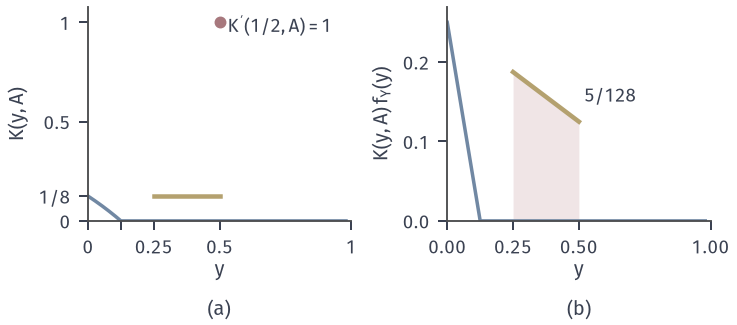

This chart was generated by the following Python code:
"""Versions of y->K(y,A), A=[0,1/8], triangle model.
(a) density version (blue), one-point change at y=1/2 (red), change on [1/4,1/2] to Unif(0,1) giving 1/8 (yellow).
(b) integrands K(y,A) f_Y(y): the yellow change adds int_{1/4}^{1/2} (1/8)2(1-y)dy = 5/128 (light red)."""
from pathlib import Path
import sys
sys.path.insert(0, str(Path(__file__).resolve().parents[1]/"cdis-common"))
from common import *
from matplotlib.colors import LinearSegmentedColormap
HERE = Path(__file__).resolve().parent
fig, (a, b) = figure(width_mm=104, height_mm=46, ncols=2)
y = np.linspace(0, 0.98, 800)
K = tri_kernel(y, 0, 0.125)
for ax, fac in ((a, np.ones_like(y)), (b, 2*(1 - y))):
    ax.plot(y, K*fac, color=BLUE, lw=1.4)
seg = np.linspace(0.25, 0.5, 100)
a.plot(seg, np.full_like(seg, 0.125), color=YELLOW, lw=1.8)
a.scatter([0.5], [1.0], s=16, color=RED, zorder=4)
a.text(0.53, 0.95, '$K\'(1/2,A)=1$', fontsize=7.5)
a.set_xlim(0, 1); a.set_ylim(0, 1.08); a.set_xticks([0, 0.125, 0.25, 0.5, 1]); a.set_xticklabels(['0', '', '0.25', '0.5', '1'])
a.set_yticks([0, 0.125, 0.5, 1]); a.set_yticklabels(['0', '1/8', '0.5', '1'])
a.set_xlabel('$y$', labelpad=1); a.set_ylabel('$K(y,A)$')
b.fill_between(seg, 0, 0.125*2*(1 - seg), color=RED_FILL, lw=0)
b.plot(seg, 0.125*2*(1 - seg), color=YELLOW, lw=1.8)
b.plot(y, 0.12*(1 - y)*2 + 0, color='none')
b.text(0.52, 0.15, '$5/128$', fontsize=7.5)
b.set_xlim(0, 1); b.set_ylim(0, 0.27); b.set_xticks([0, 0.25, 0.5, 1]); b.set_yticks([0, 0.1, 0.2])
b.set_xlabel('$y$', labelpad=1); b.set_ylabel('$K(y,A)\\,f_Y(y)$')

extra = np.trapezoid(0.125*2*(1 - seg), seg) if hasattr(np, 'trapezoid') else np.trapz(0.125*2*(1 - seg), seg)
tags(fig, (a, b,), ('(a)', '(b)',))
save(fig, HERE, 'figure', {'A': '[0,1/8]', 'extra_mass_numeric': float(extra), 'extra_mass_exact': '5/128'})
